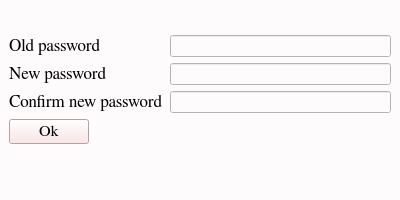
<?xml version="1.0" encoding="UTF-8"?>
<ui version="4.0">
 <class>Change_Password</class>
 <widget class="QMainWindow" name="Change_Password">
  <property name="geometry">
   <rect>
    <x>0</x>
    <y>0</y>
    <width>400</width>
    <height>200</height>
   </rect>
  </property>
  <property name="sizePolicy">
   <sizepolicy hsizetype="Fixed" vsizetype="Fixed">
    <horstretch>0</horstretch>
    <verstretch>0</verstretch>
   </sizepolicy>
  </property>
  <property name="minimumSize">
   <size>
    <width>400</width>
    <height>200</height>
   </size>
  </property>
  <property name="maximumSize">
   <size>
    <width>400</width>
    <height>200</height>
   </size>
  </property>
  <property name="windowTitle">
   <string>Change password</string>
  </property>
  <property name="styleSheet">
   <string notr="true">background-color:rgb(253, 251, 251)</string>
  </property>
  <widget class="QWidget" name="centralwidget">
   <property name="sizePolicy">
    <sizepolicy hsizetype="Fixed" vsizetype="Fixed">
     <horstretch>0</horstretch>
     <verstretch>0</verstretch>
    </sizepolicy>
   </property>
   <property name="minimumSize">
    <size>
     <width>400</width>
     <height>200</height>
    </size>
   </property>
   <property name="maximumSize">
    <size>
     <width>400</width>
     <height>200</height>
    </size>
   </property>
   <layout class="QHBoxLayout" name="horizontalLayout">
    <item>
     <layout class="QFormLayout" name="formLayout">
      <item row="0" column="0">
       <spacer name="horizontalSpacer">
        <property name="orientation">
         <enum>Qt::Horizontal</enum>
        </property>
        <property name="sizeHint" stdset="0">
         <size>
          <width>40</width>
          <height>20</height>
         </size>
        </property>
       </spacer>
      </item>
      <item row="1" column="0">
       <widget class="QLabel" name="old_label">
        <property name="font">
         <font>
          <family>FreeSerif</family>
          <pointsize>13</pointsize>
         </font>
        </property>
        <property name="text">
         <string>Old password</string>
        </property>
       </widget>
      </item>
      <item row="1" column="1">
       <widget class="QLineEdit" name="old_line">
        <property name="sizePolicy">
         <sizepolicy hsizetype="Expanding" vsizetype="Preferred">
          <horstretch>0</horstretch>
          <verstretch>0</verstretch>
         </sizepolicy>
        </property>
        <property name="minimumSize">
         <size>
          <width>0</width>
          <height>20</height>
         </size>
        </property>
        <property name="echoMode">
         <enum>QLineEdit::Password</enum>
        </property>
       </widget>
      </item>
      <item row="2" column="0">
       <widget class="QLabel" name="new_label">
        <property name="font">
         <font>
          <family>FreeSerif</family>
          <pointsize>13</pointsize>
         </font>
        </property>
        <property name="text">
         <string>New password</string>
        </property>
       </widget>
      </item>
      <item row="2" column="1">
       <widget class="QLineEdit" name="new_line">
        <property name="sizePolicy">
         <sizepolicy hsizetype="Expanding" vsizetype="Preferred">
          <horstretch>0</horstretch>
          <verstretch>0</verstretch>
         </sizepolicy>
        </property>
        <property name="minimumSize">
         <size>
          <width>0</width>
          <height>20</height>
         </size>
        </property>
        <property name="echoMode">
         <enum>QLineEdit::Password</enum>
        </property>
       </widget>
      </item>
      <item row="3" column="0">
       <widget class="QLabel" name="conf_label">
        <property name="font">
         <font>
          <family>FreeSerif</family>
          <pointsize>13</pointsize>
         </font>
        </property>
        <property name="text">
         <string>Confirm new password</string>
        </property>
       </widget>
      </item>
      <item row="3" column="1">
       <widget class="QLineEdit" name="conf_line">
        <property name="sizePolicy">
         <sizepolicy hsizetype="Expanding" vsizetype="Preferred">
          <horstretch>0</horstretch>
          <verstretch>0</verstretch>
         </sizepolicy>
        </property>
        <property name="minimumSize">
         <size>
          <width>0</width>
          <height>20</height>
         </size>
        </property>
        <property name="echoMode">
         <enum>QLineEdit::Password</enum>
        </property>
       </widget>
      </item>
      <item row="4" column="0">
       <widget class="QPushButton" name="Ok_button">
        <property name="font">
         <font>
          <family>FreeSerif</family>
          <pointsize>12</pointsize>
         </font>
        </property>
        <property name="styleSheet">
         <string notr="true">background-color:rgb(250, 226, 226)</string>
        </property>
        <property name="text">
         <string>Ok</string>
        </property>
       </widget>
      </item>
     </layout>
    </item>
   </layout>
  </widget>
 </widget>
 <resources/>
 <connections/>
</ui>
